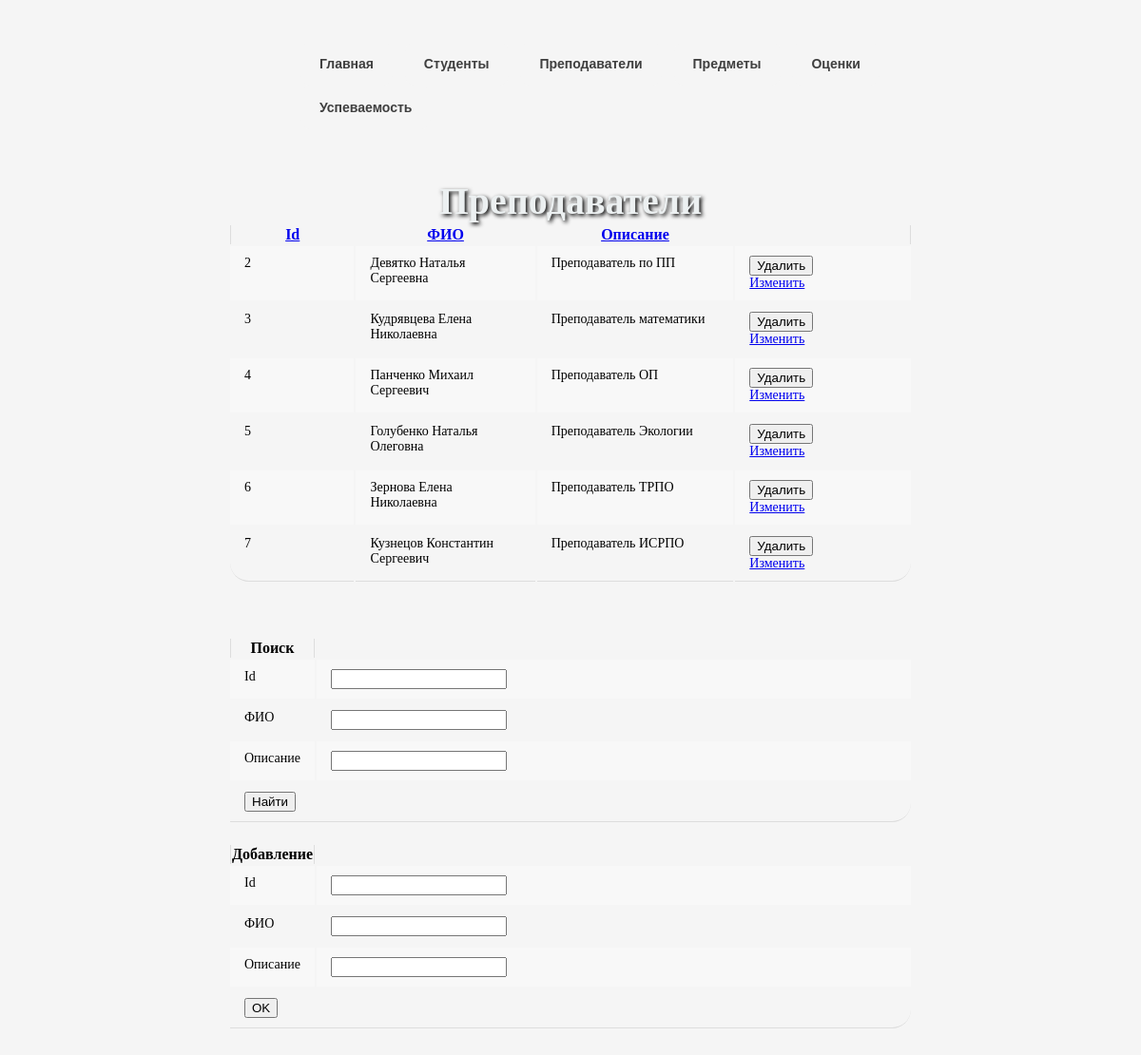
The app's page /teachers.php with its own data.
### tables this page shows
CREATE TABLE `teachers` (
  `Id` int NOT NULL,
  `FIO` varchar(50) NOT NULL,
  `Description` varchar(500) NOT NULL
);

### teachers.php (the view, shortened to what this page needs)
<!DOCTYPE html>
<html lang="ru">
<?php
$servername = "localhost";
$username = "root";
$password = "root";
$dbname = "ekaterina";
$conn = new mysqli($servername, $username, $password, $dbname);
?>
<head>
  <link rel="stylesheet" href="style.css">
</head>
<body>
  <center>
<ul class="navigation">
   <li><a href="index.php" >Главная</a></li>
   <li><a href="student.php" >Студенты</a></li>
   <li><a href="teachers.php" >Преподаватели</a></li>
   <li><a href="subject.php" >Предметы</a></li>
   <li><a href="marks.php" >Оценки</a></li>
   <li><a href="progress.php" >Успеваемость</a></li>
</ul>
<br><br><br><br>
<?php
$sort_list = array(
  'Id_asc'   => '`Id`',
  'Id_desc'  => '`Id` DESC',
  'FIO_asc'   => '`FIO`',
  'FIO_desc'  => '`FIO` DESC',
  'Description_asc'  => '`Description`',
  'Description_desc' => '`Description` DESC',
);
$sort = @$_GET['sort'];
if (array_key_exists($sort, $sort_list)) {
  $sort_sql = $sort_list[$sort];
} else {
  $sort_sql = reset($sort_list);
}
$sql ="Select * FROM teachers WHERE
teachers.Id LIKE '%".$Id."%'
AND teachers.FIO LIKE '%".$FIO."%'
AND teachers.Description LIKE '%".$Spec."%' ORDER BY {$sort_sql}";
function sort_link_th($title, $a, $b) {
  $sort = @$_GET['sort'];
  if ($sort == $a) {
    return '<a class="active" href="?sort=' . $b . '">' . $title . ' <i>▲</i></a>';
  } elseif ($sort == $b) {
    return '<a class="active" href="?sort=' . $a . '">' . $title . ' <i>▼</i></a>';
  } else {
    return '<a href="?sort=' . $a . '">' . $title . '</a>';
  }
}
?>
<br><br>
<br><br>
<center> <b style='font-size: 40px; color: #ecf0f1; text-shadow: 2px 2px 4px #000000;'>Преподаватели</b>
<br>
<table class='table_dark'>
<tr>
  <th ><?php echo sort_link_th('Id', 'Id_asc', 'Id_desc');?></th>
  <th ><?php echo sort_link_th('ФИО', 'FIO_asc', 'FIO_desc');?></th>
  <th><?php echo sort_link_th('Описание', 'Description_asc', 'Description_desc');?></th>
  <th></th>
</tr>
<?php
if($result = $conn->query($sql)){
foreach($result as $row){
echo"<tr>";
echo"
<td >".$row["Id"]."</td>
<td >".$row["FIO"]."</td>
<td >".$row["Description"]."</td>";
echo "<td>
                  <form action='del_teachers.php' method='post'>
                        <input type='hidden' name='Id' value='" . $row["Id"] . "' />
                        <input type='submit' value='Удалить'>
                   </form>
                   <a href='upd_teachers.php?Id=" . $row["Id"] . "'>Изменить</a>
      </td>";
echo "</tr>";
}
echo "</table>";
} else{
echo "Ошибка: " . $conn->error;
}
echo "<br><br>";
echo "
<form class='form_add' action='' method='POST' >
  <table class='form_add'>
    <th>Поиск</th>
     <tr>
      <td>Id</td>
      <td><input type='text' name='Id'></td>
    </tr>
     <tr>
      <td>ФИО</td>
      <td><input type='text' name='FIO'></td>
    </tr>
     <tr>
      <td>Описание</td>
      <td><input type='text' name='Description'></td>
    </tr>
    <tr>
      <td colspan='2'><input type='submit' name='find1' value='Найти'></td>
    </tr>
  </table>
</form>
<form class='form_add' action='add_teachers.php' method='POST' enctype='multipart/form-data'>
  <table class='form_add'>
    <th>Добавление</th>
    <tr>
      <td>Id</td>
      <td><input type='text' name='Id'></td>
    </tr>
    <tr>
      <td>ФИО</td>
      <td><input type='text' name='FIO'></td>
    </tr>
     <tr>
      <td>Описание</td>
      <td><input type='text' name='Description'></td>
    </tr>
    <tr>
      <td colspan='2'><input type='submit' name='add' value='OK'></td>
    </tr>
  </table>
</form>
"
?>
</body>
</html>

### style.css (style rules this page uses)
body { background-color: whitesmoke; align-content: center; align-items: center; vertical-align: center; margin-left: 20%; margin-right: 20%; }
.navigation { list-style: none; margin-top: 5%; margin-bottom: 5%; margin-left: 5%; }
.navigation li { align-items: center; align-content: center; text-align: center; font-weight: bold; float: left; margin-right: 2%; font-family: Verdana, Arial, Helvetica, sans-serif; font-size: 14px; }
.navigation li a { display: block; padding: 15px 20px; background: whitesmoke; color: #3f3f3f; text-decoration: none; position: relative; border-radius: 10px; }
table { width: 100%; border: none; margin-bottom: 20px; border-collapse: separate; }
table tr th:first-child, .table tr td:first-child { border-left: 1px solid #ddd; }
table tr th:last-child, .table tr td:last-child { border-right: 1px solid #ddd; }
table tbody td { text-align: left; border: none; padding: 10px 15px; font-size: 14px; vertical-align: top; }
table tbody tr:nth-child(even) { background: #F8F8F8; }
table tbody tr:last-child td { border-bottom: 1px solid #ddd; }
table tbody tr:last-child td:first-child { border-radius: 0 0 0 20px; }
table tbody tr:last-child td:last-child { border-radius: 0 0 20px 0; }
th { width: 6%; }

### records on screen
teachers: Id "2", FIO "Девятко Наталья Сергеевна", Description "Преподаватель по ПП"
teachers: Id "3", FIO "Кудрявцева Елена Николаевна", Description "Преподаватель математики"
teachers: Id "4", FIO "Панченко Михаил Сергеевич", Description "Преподаватель ОП"
teachers: Id "5", FIO "Голубенко Наталья Олеговна", Description "Преподаватель Экологии"
teachers: Id "6", FIO "Зернова Елена Николаевна", Description "Преподаватель ТРПО"
teachers: Id "7", FIO "Кузнецов Константин Сергеевич", Description "Преподаватель ИСРПО"

### other values on screen
$title "Id ФИО Описание"
